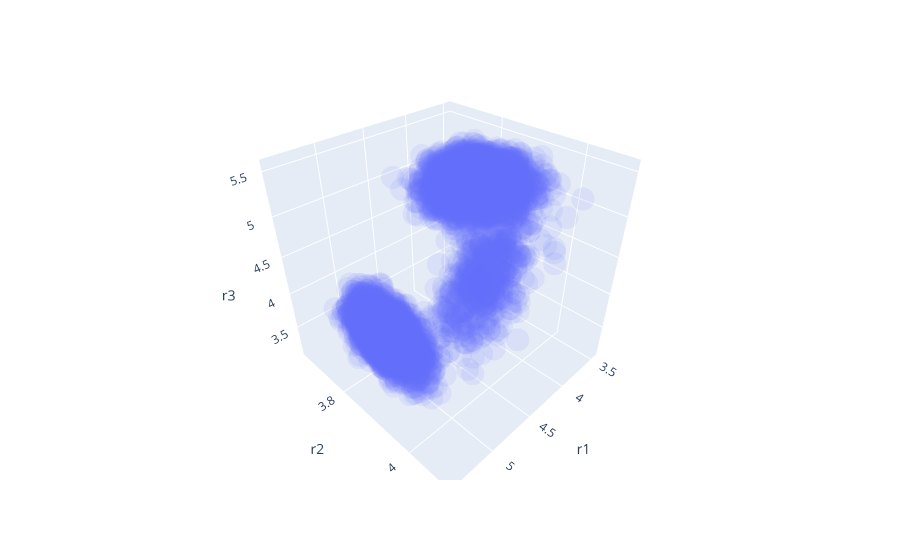

The notebook cell this image was saved under:
### Code cell
a = gmm.sample(10000)[0]
a_data = pd.DataFrame(a, columns=["r1", "r2", "r3"])
fig = px.scatter_3d(a_data, x='r1', y='r2', z='r3', opacity=0.1)
fig.show()

### Figure 1 — Plotly figure (JSON) as saved in the notebook; plotly's stock layout.template omitted (floating-point values rounded to 4 significant figures; data arrays with more than 128 entries replaced by an {"elided": "..."} marker saying what was removed)
{"data": [{"hoverlabel": {"namelength": 0}, "hovertemplate": "r1=%{x}<br>r2=%{y}<br>r3=%{z}", "legendgroup": "", "marker": {"color": "#636efa", "opacity": 0.1, "symbol": "circle"}, "mode": "markers", "name": "", "scene": "scene", "showlegend": false, "type": "scatter3d", "x": {"elided": "10000 float values"}, "y": {"elided": "10000 float values"}, "z": {"elided": "10000 float values"}}], "layout": {"legend": {"tracegroupgap": 0}, "margin": {"t": 60}, "scene": {"domain": {"x": [0, 1], "y": [0, 1]}, "xaxis": {"title": {"text": "r1"}}, "yaxis": {"title": {"text": "r2"}}, "zaxis": {"title": {"text": "r3"}}}}}
